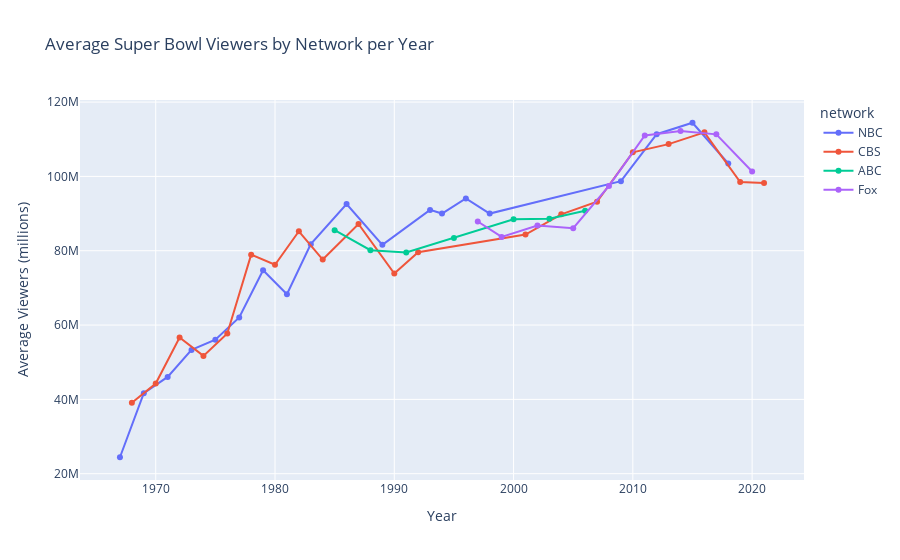

The code cell stored with this chart in its notebook:
### Code cell
viewers_network = px.line(
    super_bowl_ratings_df,
    x="year", 
    y="average_viewers",
    color="network",
    markers=True,
    title="Average Super Bowl Viewers by Network per Year"
)
viewers_network.update_layout(xaxis_title="Year", yaxis_title="Average Viewers (millions)")
viewers_network

### Figure 1 — Plotly figure (JSON) as saved in the notebook; plotly's stock layout.template omitted (floating-point values rounded to 4 significant figures)
{"data": [{"hovertemplate": "network=NBC<br>year=%{x}<br>average_viewers=%{y}<extra></extra>", "legendgroup": "NBC", "line": {"color": "#636efa", "dash": "solid"}, "marker": {"symbol": "circle"}, "mode": "lines+markers", "name": "NBC", "orientation": "v", "showlegend": true, "type": "scatter", "x": [1967, 1969, 1971, 1973, 1975, 1977, 1979, 1981, 1983, 1986, 1989, 1993, 1994, 1996, 1998, 2009, 2012, 2015, 2018], "xaxis": "x", "y": [24430000, 41660000, 46040000, 53320000, 56050000, 62050000, 74740000, 68290000, 81770000, 92570000, 81590000, 90990000, 90000000, 94080000, 90000000, 98730000, 111350000, 114440000, 103470000], "yaxis": "y"}, {"hovertemplate": "network=CBS<br>year=%{x}<br>average_viewers=%{y}<extra></extra>", "legendgroup": "CBS", "line": {"color": "#EF553B", "dash": "solid"}, "marker": {"symbol": "circle"}, "mode": "lines+markers", "name": "CBS", "orientation": "v", "showlegend": true, "type": "scatter", "x": [1968, 1970, 1972, 1974, 1976, 1978, 1980, 1982, 1984, 1987, 1990, 1992, 2001, 2004, 2007, 2010, 2013, 2016, 2019, 2021], "xaxis": "x", "y": [39120000, 44270000, 56640000, 51700000, 57710000, 78940000, 76240000, 85240000, 77620000, 87190000, 73850000, 79590000, 84340000, 89800000, 93180000, 106480000, 108690000, 111860000, 98480000, 98200000], "yaxis": "y"}, {"hovertemplate": "network=ABC<br>year=%{x}<br>average_viewers=%{y}<extra></extra>", "legendgroup": "ABC", "line": {"color": "#00cc96", "dash": "solid"}, "marker": {"symbol": "circle"}, "mode": "lines+markers", "name": "ABC", "orientation": "v", "showlegend": true, "type": "scatter", "x": [1985, 1988, 1991, 1995, 2000, 2003, 2006], "xaxis": "x", "y": [85530000, 80140000, 79510000, 83420000, 88470000, 88640000, 90750000], "yaxis": "y"}, {"hovertemplate": "network=Fox<br>year=%{x}<br>average_viewers=%{y}<extra></extra>", "legendgroup": "Fox", "line": {"color": "#ab63fa", "dash": "solid"}, "marker": {"symbol": "circle"}, "mode": "lines+markers", "name": "Fox", "orientation": "v", "showlegend": true, "type": "scatter", "x": [1997, 1999, 2002, 2005, 2008, 2011, 2014, 2017, 2020], "xaxis": "x", "y": [87870000, 83720000, 86800000, 86070000, 97450000, 111040000, 112190000, 111320000, 101320000], "yaxis": "y"}], "layout": {"legend": {"title": {"text": "network"}, "tracegroupgap": 0}, "title": {"text": "Average Super Bowl Viewers by Network per Year"}, "xaxis": {"anchor": "y", "domain": [0, 1], "title": {"text": "Year"}}, "yaxis": {"anchor": "x", "domain": [0, 1], "title": {"text": "Average Viewers (millions)"}}}}
